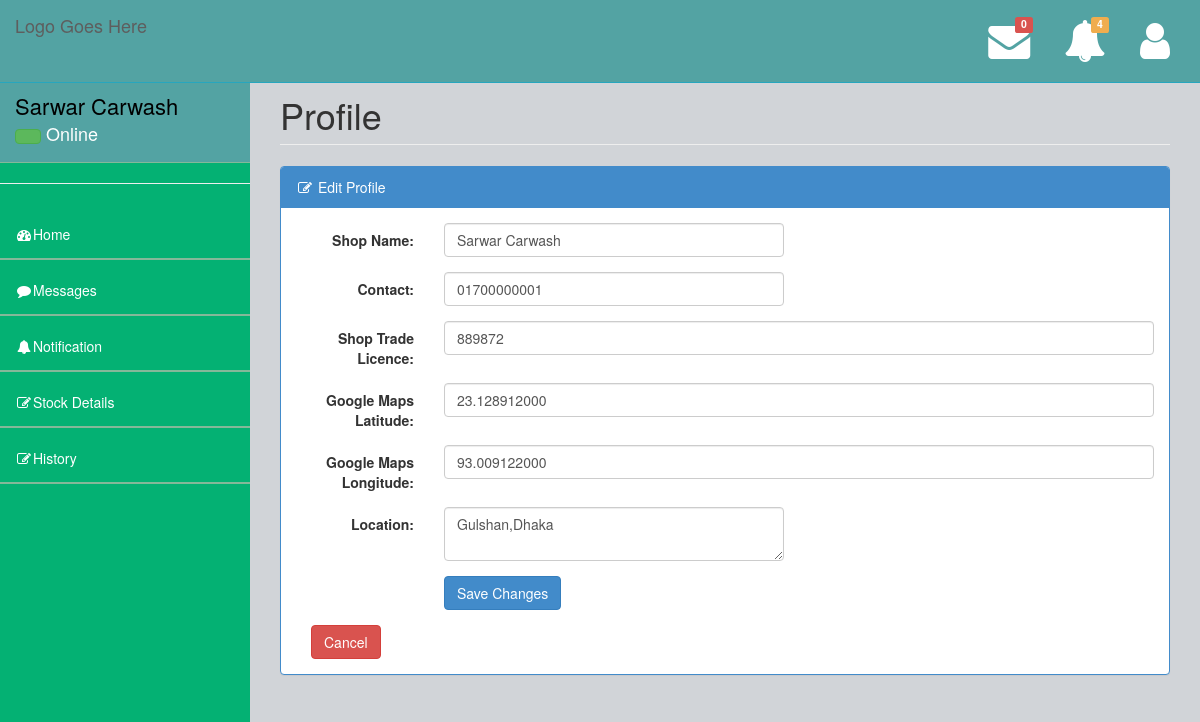
Page /shopOwner/edit_profile.php (signed in) on the committed database.
### tables this page shows
CREATE TABLE `shopowner` (
  `ShopName` varchar(35) NOT NULL,
  `Email` varchar(35) NOT NULL,
  `Contact` varchar(18) NOT NULL,
  `Password` varchar(15) NOT NULL,
  `Latitude` decimal(65,9) NOT NULL,
  `Longitude` decimal(65,9) NOT NULL,
  `Address` varchar(100) NOT NULL,
  `ShopTradeLicence` varchar(20) NOT NULL,
  `flag` int(1) NOT NULL,
  `Status` varchar(10) NOT NULL
);

### shopOwner/shopOwnerPHP/selectFromDatabase.php (called while the page is built)
<?php
function getJSONFromDB($sql){
	include("Mysqldb.php");
	$result = mysqli_query($conn, $sql)or die(mysqli_error($conn));
	$arr=array();
	while($row = mysqli_fetch_assoc($result)) {
		$arr[]=$row;
	}
	return json_encode($arr);
}
?>

### shopOwner/edit_profile.php (the view, shortened to what this page needs)
<?php
  include("TemplateFile/header.php");
?>
        <div id="page-wrapper">
            <div class="row">
                <div class="col-lg-12">
                    <h1 class="page-header">Profile</h1>
                </div>
            </div>
            <div class="cow">
                <div class="col-lg-12">
                </div>
            </div>
            <div class="row">
                <div class="col-lg-12">
                    <div class="panel panel-primary">
                        <div class="panel-heading">
                            <i class="fa fa-pencil-square-o fa-fw"></i> Edit Profile
                        </div>
                        <div class="panel-body">
                            <div class="row">
                                <div class="col-lg-12">
                                    <div class="table-responsive">
                                         <form class="form-horizontal" action="" method="post">
                                              <div class="form-group">
                                                <label class="control-label col-sm-2" for="name">Shop Name:</label>
                                                <div class="col-sm-5">
                                                  <input type="text" class="form-control" id="name" name="ShopName" placeholder="" value="<?php echo $jsonShopOwnerData[0]->ShopName; ?>">
                                                </div>
                                              </div>
                                              <div class="form-group">
                                                <label class="control-label col-sm-2" for="contact">Contact:</label>
                                                <div class="col-sm-5">
                                                  <input type="text" class="form-control" id="contact" name="Contact" placeholder="" value="<?php echo $jsonShopOwnerData[0]->Contact; ?>">
                                                </div>
                                              </div>
                                              <div class="form-group">
                                                <label class="control-label col-sm-2" for="shoptradeLicence">Shop Trade Licence:</label>
                                                <div class="col-sm-10">
                                                  <input type="text" class="form-control" id="shoptradeLicence" name="ShopTradeLicence" placeholder="" value="<?php echo $jsonShopOwnerData[0]->ShopTradeLicence; ?>" required="">
                                                </div>
                                              </div>
                                              <div class="form-group">
                                                <label class="control-label col-sm-2" for="maps_latitude">Google Maps Latitude:</label>
                                                <div class="col-sm-10">
                                                  <input type="text" class="form-control" id="maps_latitude" name="Latitude" placeholder="" value="<?php echo $jsonShopOwnerData[0]->Latitude; ?>" required="">
                                                </div>
                                              </div>
                                              <div class="form-group">
                                                <label class="control-label col-sm-2" for="maps_longitude">Google Maps Longitude:</label>
                                                <div class="col-sm-10">
                                                  <input type="text" class="form-control" id="maps_longitude" name="Longitude" placeholder="" value="<?php echo $jsonShopOwnerData[0]->Longitude; ?>" required="">
                                                </div>
                                              </div>
                                              <div class="form-group">
                                                <label class="control-label col-sm-2" for="address">Location:</label>
                                                <div class="col-sm-5">
                                                   <textarea class="form-control" id="address" name="Location" required=""><?php echo $jsonShopOwnerData[0]->Address; ?></textarea>
                                                </div>
                                              </div>
                                              <div class="form-group">
                                                <div class="col-sm-offset-2 col-sm-2">
                                                  <button type="submit" name="editSubmit" class="btn btn-primary">Save Changes</button>
                                                </div>
                                              </div>
                                         </form>
                                         <div class="col-sm-2">
                                                  <a href="profile.php"><button type="button" class="btn btn-danger">Cancel</button></a>
                                         </div>
                                    </div>
                                </div>
                            </div>
                        </div>
                    </div>
                </div>
            </div>
        </div>
<?php include 'TemplateFile/footer.php'; ?>

### shopOwner/TemplateFile/header.php (shortened to what this page needs)
<?php session_start();
include("shopOwnerPHP/selectFromDatabase.php");
$jsonShopOwnerString = getJSONFromDB("SELECT * FROM shopowner WHERE Email='".$_SESSION["shopOwnerEmail"]."'");
$jsonShopOwnerData = json_decode($jsonShopOwnerString);
?>
<!DOCTYPE html>
<html>
<head>
    <link href="../assets/plugins/bootstrap/bootstrap.css" rel="stylesheet" />
    <link rel="stylesheet" href="https://cdnjs.cloudflare.com/ajax/libs/font-awesome/4.7.0/css/font-awesome.min.css">
    <link href="../assets/css/jquery.datepick.css" rel="stylesheet" />
    <link href="../assets/css/style.css" rel="stylesheet" />
    <link href="../assets/css/main-style.css" rel="stylesheet" />
</head>
<body>
    <div id="wrapper">
        <nav class="navbar navbar-default navbar-fixed-top" role="navigation" id="navbar">
            <div class="navbar-header">
                <a class="navbar-brand logo-color" href="index.html">
                    Logo Goes Here
                </a>
            </div>
            <?php include("TemplateFile/messageTemplate.php"); ?>
        </nav>
        <nav class="navbar-default navbar-static-side" role="navigation">
            <div class="sidebar-collapse">
                <ul class="nav" id="side-menu">
                    <li>
                        <div class="user-section">
                            <div class="user-info">
                                <div><?php echo $jsonShopOwnerData[0]->ShopName; ?></strong></div>
                                <div class="user-text-online">
                                    <span class="user-circle-online btn btn-success btn-circle "></span>&nbsp;Online
                                </div>
                            </div>
                        </div>
                    </li>
                    <hr>
                    <li class="<?php if($currentPage =='home'){echo 'selected';}?>">
                        <a href="index.php"><i class="fa fa-dashboard fa-fw"></i>Home</a>
                    </li>
                    <li class="<?php if($currentPage =='message'){echo 'selected';}?>">
                        <a href="message.php"><i class="fa fa-comment fa-fw"></i>Messages</a>
                    </li>
                    <li class="<?php if($currentPage =='notification'){echo 'selected';}?>">
                        <a href="notification.php"><i class="fa fa-bell fa-fw"></i>Notification</a>
                    </li>
                    <li class="<?php if($currentPage =='entry'){echo 'selected';}?>">
                        <a href="entry.php"><i class="fa fa-edit fa-fw"></i>Stock Details</a>
                    </li>
                    <li class="<?php if($currentPage =='history'){echo 'selected';}?>">
                        <a href="history.php"><i class="fa fa-edit fa-fw"></i>History</a>
                    </li>
                </ul>
            </div>
        </nav>

### assets/css/style.css (style rules this page uses)
body { background-color: #f8f8f8; }
#wrapper { width: 100%; margin-top: 55px!important; background-color:#04B173; height: 1000px; }
#page-wrapper { padding: 0 15px; min-height: 568px; background-color:rgb(209, 212, 216); }
.navbar-static-side ul li { border-bottom:1px solid #84B899 !important; }
.logo-color { color: #fff; }
@media (min-width:768px) { .navbar-static-side { z-index: 1; position: absolute; width: 250px; } }

### assets/css/main-style.css (style rules this page uses)
.user-info { display: block; color:#000!important; display: inline-block; padding: 15px; margin-bottom: 0px }
.user-text-online { font-size:18px; color:#fff }
.user-circle-online { width: 15px!important; height: 15px!important; }
.nav > li > a { padding: 20px 15px; }
#side-menu { background-color:#04B173; }
#side-menu a { color:#fff; border-bottom: 1px solid #84B899 !important; height: 55px; }
#navbar { background-color:rgb(83, 163, 163); }
.navbar-default { border-color: #27A6BE; }
@media (min-width:768px) { #page-wrapper { position: inherit; margin: 0 0 0 250px; padding: 0 30px; min-height: 1000px; } }

### rows in the picture
shopowner: ShopName "Sarwar Carwash", Contact "01700000001", ShopTradeLicence "889872", Latitude "23.128912000", Longitude "93.009122000", Location "Gulshan,Dhaka"

### other values in the picture
count($countMessageData) "0"
count($countNotificationData) "4"
